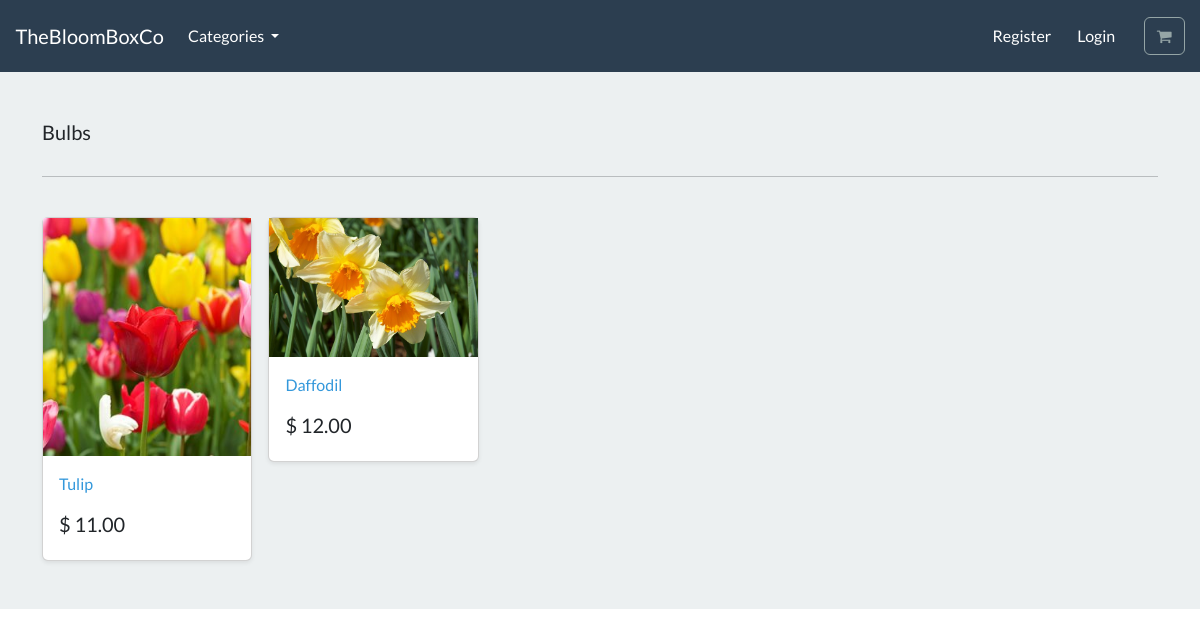
Page /category/bulbs/ on the committed database.
### store/models.py (models this page shows, shortened)
class Category(models.Model):
    name = models.CharField(max_length=255, db_index=True)
    slug = models.SlugField(max_length=255, unique=True)
    description = models.TextField()
    class Meta:
        verbose_name = 'category'
        verbose_name_plural = 'categories'
    def get_absolute_url(self):
        return reverse('category_list', args=[self.slug])

class Product(models.Model):
    category = models.ForeignKey(Category, related_name='products', on_delete=models.CASCADE)
    title = models.CharField(max_length=255)
    brand = models.CharField(max_length=255, default='un-branded')
    description = models.TextField(blank=True)
    slug = models.SlugField(max_length=255)
    price = models.DecimalField(max_digits=10, decimal_places=2)
    image = models.ImageField(upload_to='products/')
    class Meta:
        verbose_name = 'product'
        verbose_name_plural = 'products'
    def get_absolute_url(self):
        return reverse('product_detail', args=[self.category.slug, self.slug])

### store/views.py (the view)
# urls.py: path('category/<slug:category_slug>/', views.category_list, name='category_list'),
def category_list(request, category_slug):
    category = get_object_or_404(Category, slug=category_slug)
    products = Product.objects.filter(category=category)
    context = {'category': category, 'products': products}
    return render(request, 'store/list-category.html', context)

### store/views.py (called while the page is built)
def categories(request):
    all_categories = Category.objects.all()
    return {'all_categories': all_categories}

### store/templates/store/list-category.html
{% extends "./base.html" %}
{% load static %}
{% block content %}
<main>
  <div class="album py-5 bg-light">
    <div class="container">
      <div class="pb-3 h5"> {{category.name | capfirst}} </div>
      <hr>
      <br>
      <div class="row row-cols-1 row-cols-sm-2 row-cols-md-5 g-3">
      {%for product in products%}
        <div class="col">
          <div class="card shadow-sm">
          <img class="img-fluid" alt="Responsive image" src="{{product.image.url}}">
            <div class="card-body">
              <p class="card-text">
                <a class="text-info text-decoration-none" href="{{product.get_absolute_url}}"> {{product.title}} </a>
              </p>
              <div class="d-flex justify-content-between align-items-center">
                <h5> $ {{product.price}} </h5>
              </div>
            </div>
          </div>
        </div>
        {% endfor %}
      </div>
    </div>
  </div>
</main>
{% endblock %}

### rows in the picture
Category: name "Bulbs"
Product: image (picture), title "Tulip", price "11.00"
Product: image (picture), title "Daffodil", price "12.00"
